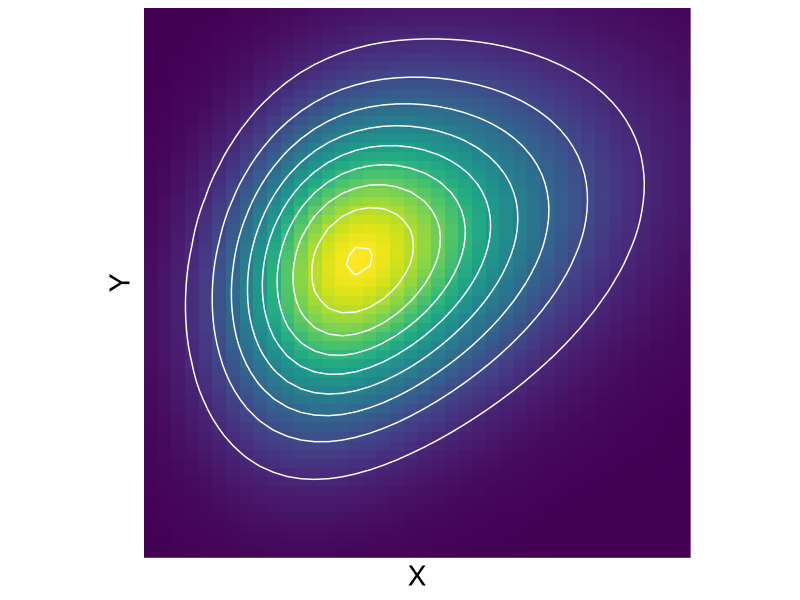

Generate this figure with R:
## ---- chunk 1
    #| warning: false
    #| cache: true
    #| echo: false
    #| fig-align: center
    #| fig-width:4
    #| fig-dpi: 600

library(dplyr)
library(ggplot2)

sigma_a <- 1.3
sigma_b <- 1
rho <- 0.4
M <- matrix(c(sigma_a,0,0,sigma_b),nrow = 2) 
K <- matrix(c(1,rho,rho,1),nrow = 2) 

cov <- M %*% K %*% M

data <- expand.grid(x1 = seq(-3,3,0.1),
                        x2 = seq(-3,3,0.1))

data |>
  mutate(f = 2*
           purrr::map2_dbl(x1,x2,~mvtnorm::dmvnorm(c(.x,.y),c(0,0),sigma=matrix(c(1.5,0.6,0.6,1.5),nrow = 2)))*
           pnorm(x1*2+x2*0)) |>
  ggplot() + 
  scale_x_continuous("X",limits = c(-0.95,3.05), expand = c(0,0)) +
  scale_y_continuous("Y",expand = c(0,0)) +
  geom_raster(aes(x=x1,y=x2,fill=f)) +
  stat_contour(aes(x=x1,y=x2,z=f),col="white") + 
  viridis::scale_fill_viridis(option="D") +
  theme(axis.text = element_blank(),
        axis.ticks = element_blank(),
        legend.position = "none",
        text = element_text(size = 20)) +
  coord_fixed(0.66)
